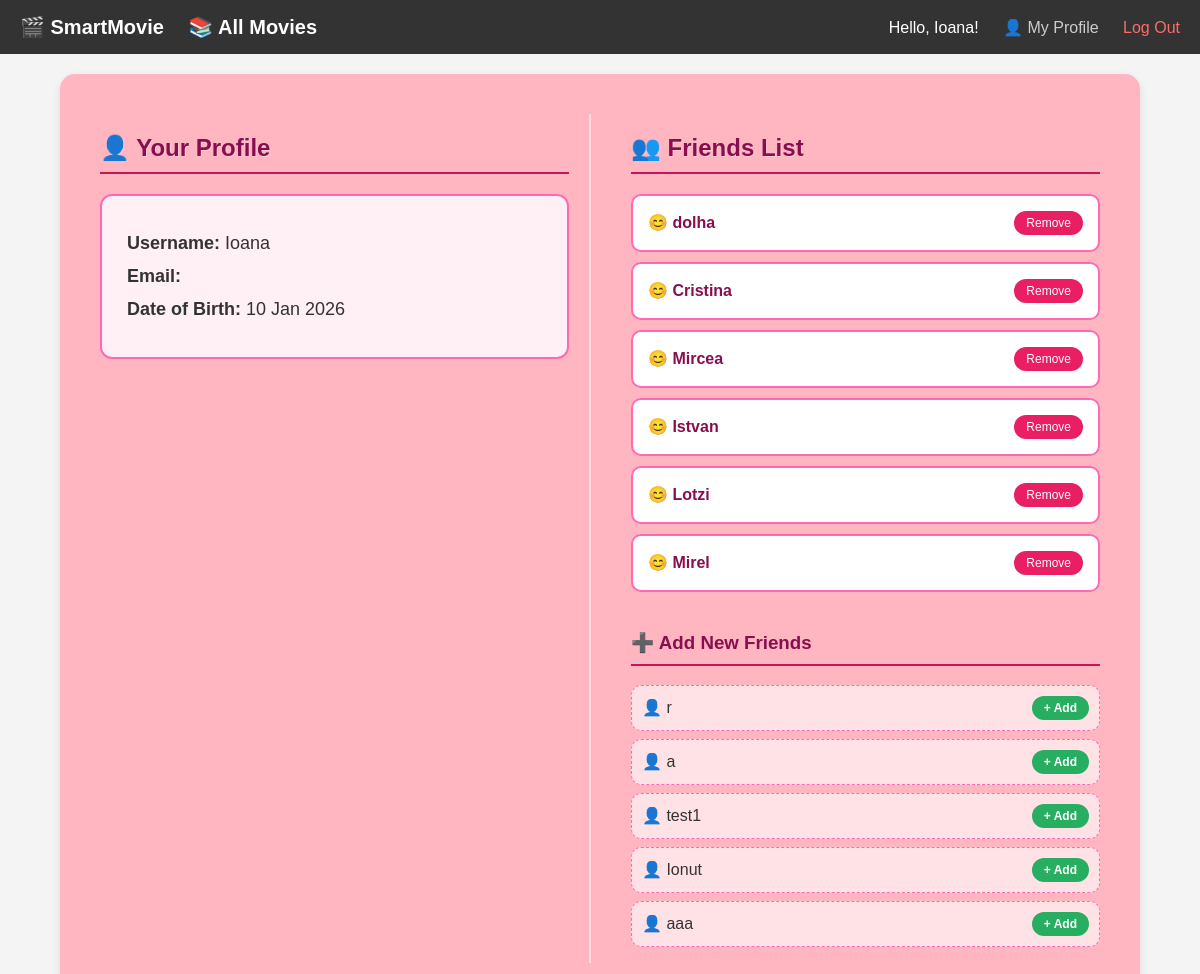
Page /profile/ (signed in) on the committed database.
### helloapp/models.py (models this page shows, shortened)
class Profile(models.Model):
    user = models.OneToOneField(User, on_delete=models.CASCADE)
    birthdate = models.DateField()
    genres = models.ManyToManyField(Genre, blank=True)
    is_onboarded = models.BooleanField(default=False)
    friends = models.ManyToManyField("self", blank=True, symmetrical=False)

### helloapp/views.py (the view)
# urls.py: path('profile/', views.user_profile, name='user_profile'),
def user_profile(request):
    try:
        my_profile = Profile.objects.get(user=request.user)
    except Profile.DoesNotExist:
        from datetime import date
        my_profile = Profile.objects.create(user=request.user, birthdate=date(2000, 1, 1))
    friends = my_profile.friends.all()
    other_users = Profile.objects.exclude(user=request.user).exclude(id__in=friends.values_list('id', flat=True))
    context = {
        'user': request.user,
        'friends': friends,
        'other_users': other_users
    }
    return render(request, "mainpage/profile.html", context)

### helloapp/templates/mainpage/profile.html
{% extends 'mainpage/base.html' %}
{% block content %}
    <div style="background-color: #FFB6C1; padding: 40px; border-radius: 15px; box-shadow: 0 4px 10px rgba(0,0,0,0.1); max-width: 1000px; margin: 0 auto;">
        <div style="display: flex; gap: 40px; flex-wrap: wrap;">
            <div style="flex: 1; min-width: 300px; border-right: 2px solid rgba(255, 255, 255, 0.5); padding-right: 20px;">
                <h2 style="color: #880e4f; border-bottom: 2px solid #c2185b; padding-bottom: 10px; text-shadow: 1px 1px 0px rgba(255,255,255,0.3);">
                    👤 Your Profile
                </h2>
                <div style="background: #fff0f5; padding: 25px; border-radius: 12px; margin-top: 20px; border: 2px solid #ff69b4;">
                    <p style="font-size: 18px; margin: 12px 0; color: #333;"><strong>Username:</strong> {{ user.username }}</p>
                    <p style="font-size: 18px; margin: 12px 0; color: #333;"><strong>Email:</strong> {{ user.email }}</p>
                    <p style="font-size: 18px; margin: 12px 0; color: #333;"><strong>Date of Birth:</strong> {{ user.date_joined|date:"d M Y" }}</p>
                </div>
            </div>
            <div style="flex: 1; min-width: 300px;">
                <h2 style="color: #880e4f; border-bottom: 2px solid #c2185b; padding-bottom: 10px; text-shadow: 1px 1px 0px rgba(255,255,255,0.3);">
                    👥 Friends List
                </h2>
                <ul style="list-style: none; padding: 0; margin-top: 20px;">
                    {% for friend in friends %}
                    <li style="background: white; border: 2px solid #ff69b4; padding: 15px; margin-bottom: 10px; display: flex; justify-content: space-between; align-items: center; border-radius: 10px;">
                        <span style="font-size: 16px; color: #880e4f; font-weight: bold;">😊 {{ friend.user.username }}</span>
                        <a href="{% url 'remove_friend' friend.id %}" style="text-decoration: none;">
                            <button style="background: #e91e63; color: white; border: none; padding: 5px 12px; border-radius: 50px; cursor: pointer; font-size: 12px;">
                                Remove
                            </button>
                        </a>
                    </li>
                    {% empty %}
                    <li style="color: #880e4f; font-style: italic; background: rgba(255,255,255,0.5); padding: 15px; border-radius: 8px;">
                        You haven't added any friends yet.
                    </li>
                    {% endfor %}
                </ul>
                <h3 style="color: #880e4f; margin-top: 40px; border-bottom: 2px solid #c2185b; padding-bottom: 10px;">
                    ➕ Add New Friends
                </h3>
                <ul style="list-style: none; padding: 0; margin-top: 15px;">
                    {% for other in other_users %}
                    <li style="background: rgba(255, 255, 255, 0.6); border: 1px dashed #ff69b4; padding: 10px; margin-bottom: 8px; display: flex; justify-content: space-between; align-items: center; border-radius: 10px;">
                        <span style="font-size: 16px; color: #333;">👤 {{ other.user.username }}</span>
                        <a href="{% url 'add_friend' other.id %}" style="text-decoration: none;">
                            <button style="background: #27ae60; color: white; border: none; padding: 5px 12px; border-radius: 50px; cursor: pointer; font-size: 12px; font-weight: bold;">
                                + Add
                            </button>
                        </a>
                    </li>
                    {% empty %}
                    <li style="color: #555; font-style: italic;">No other users found to add.</li>
                    {% endfor %}
                </ul>
            </div>
        </div>
    </div>
{% endblock %}

### helloapp/templates/mainpage/base.html (shortened to what this page needs)
<!DOCTYPE html>
<html lang="en">
<head>
</head>
<body>
    <div class="navbar">
    <div class="nav-left">
        <a href="{% url 'main' %}">🎬 SmartMovie</a>
        <a href="{% url 'movie_library' %}" style="margin-left: 20px; text-decoration: none; color: white;">
            📚 All Movies
        </a>
    </div>
    <div class="nav-right">
        <span>Hello, {{ user.username }}!</span>
        <a href="{% url 'user_profile' %}">👤 My Profile</a>
        <a href="{% url 'logout' %}" style="color: #ff6b6b;">Log Out</a>
    </div>
</div>
    <div class="content">
        {% block content %}
        {% endblock %}
    </div>
</body>
</html>

### helloapp/templates/mainpage/base.html (style rules this page uses)
body { margin: 0; font-family: sans-serif; background-color: #f4f4f4; }
.navbar { background-color: #333; overflow: hidden; padding: 15px 20px; display: flex; justify-content: space-between; align-items: center; color: white; }
.nav-left a { color: white; text-decoration: none; font-size: 20px; font-weight: bold; }
.nav-right a { color: #ccc; text-decoration: none; margin-left: 20px; font-size: 16px; }
.content { padding: 20px; }

### rows in the picture
Profile: user.username "dolha"
Profile: user.username "Cristina"
Profile: user.username "Mircea"
Profile: user.username "Istvan"
Profile: user.username "Lotzi"
Profile: user.username "Mirel"
Profile: user.username "r"
Profile: user.username "a"
Profile: user.username "test1"
Profile: user.username "Ionut"
Profile: user.username "aaa"

### other values in the picture
{{ user.username }} "Ioana"
{{ user.date_joined|date:"d M Y" }} "10 Jan 2026"
